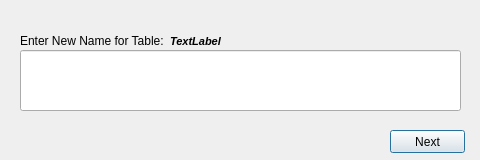
<?xml version="1.0" encoding="UTF-8"?>
<ui version="4.0">
 <class>Dialog</class>
 <widget class="QDialog" name="Dialog">
  <property name="geometry">
   <rect>
    <x>0</x>
    <y>0</y>
    <width>480</width>
    <height>160</height>
   </rect>
  </property>
  <property name="minimumSize">
   <size>
    <width>480</width>
    <height>160</height>
   </size>
  </property>
  <property name="maximumSize">
   <size>
    <width>480</width>
    <height>160</height>
   </size>
  </property>
  <property name="windowTitle">
   <string>Confirm Action!</string>
  </property>
  <property name="windowIcon">
   <iconset>
    <normaloff>icon.png</normaloff>icon.png</iconset>
  </property>
  <property name="sizeGripEnabled">
   <bool>false</bool>
  </property>
  <property name="modal">
   <bool>false</bool>
  </property>
  <widget class="QStackedWidget" name="stackedWidget">
   <property name="geometry">
    <rect>
     <x>0</x>
     <y>0</y>
     <width>481</width>
     <height>161</height>
    </rect>
   </property>
   <property name="contextMenuPolicy">
    <enum>Qt::PreventContextMenu</enum>
   </property>
   <property name="currentIndex">
    <number>0</number>
   </property>
   <widget class="QWidget" name="rename_box_page">
    <widget class="QLineEdit" name="renameTB_textbox">
     <property name="geometry">
      <rect>
       <x>20</x>
       <y>50</y>
       <width>441</width>
       <height>61</height>
      </rect>
     </property>
     <property name="styleSheet">
      <string notr="true">font: 12pt &quot;Consolas&quot;;</string>
     </property>
    </widget>
    <widget class="QPushButton" name="next">
     <property name="geometry">
      <rect>
       <x>390</x>
       <y>130</y>
       <width>75</width>
       <height>23</height>
      </rect>
     </property>
     <property name="text">
      <string>Next</string>
     </property>
    </widget>
    <widget class="QWidget" name="horizontalLayoutWidget">
     <property name="geometry">
      <rect>
       <x>20</x>
       <y>30</y>
       <width>441</width>
       <height>22</height>
      </rect>
     </property>
     <layout class="QHBoxLayout" name="horizontalLayout">
      <item>
       <widget class="QLabel" name="label_4">
        <property name="font">
         <font>
          <pointsize>9</pointsize>
         </font>
        </property>
        <property name="text">
         <string>Enter New Name for Table:</string>
        </property>
       </widget>
      </item>
      <item>
       <widget class="QLabel" name="existing_TB">
        <property name="sizePolicy">
         <sizepolicy hsizetype="Expanding" vsizetype="Expanding">
          <horstretch>0</horstretch>
          <verstretch>0</verstretch>
         </sizepolicy>
        </property>
        <property name="font">
         <font>
          <pointsize>8</pointsize>
          <italic>true</italic>
          <bold>true</bold>
         </font>
        </property>
        <property name="text">
         <string>TextLabel</string>
        </property>
        <property name="textFormat">
         <enum>Qt::PlainText</enum>
        </property>
        <property name="wordWrap">
         <bool>true</bool>
        </property>
       </widget>
      </item>
     </layout>
    </widget>
   </widget>
   <widget class="QWidget" name="confirmation_page">
    <widget class="QLabel" name="label">
     <property name="geometry">
      <rect>
       <x>40</x>
       <y>30</y>
       <width>91</width>
       <height>91</height>
      </rect>
     </property>
     <property name="text">
      <string/>
     </property>
     <property name="pixmap">
      <pixmap>../PNG/warning.png</pixmap>
     </property>
     <property name="scaledContents">
      <bool>true</bool>
     </property>
    </widget>
    <widget class="QLabel" name="label_3">
     <property name="geometry">
      <rect>
       <x>170</x>
       <y>40</y>
       <width>221</width>
       <height>21</height>
      </rect>
     </property>
     <property name="styleSheet">
      <string notr="true">font: 75 12pt &quot;Terminal&quot;;</string>
     </property>
     <property name="text">
      <string>!! LAST WARNING !!</string>
     </property>
    </widget>
    <widget class="QLabel" name="label_2">
     <property name="geometry">
      <rect>
       <x>170</x>
       <y>60</y>
       <width>251</width>
       <height>51</height>
      </rect>
     </property>
     <property name="styleSheet">
      <string notr="true">font: 63 italic 11pt &quot;Segoe UI Semibold&quot;;</string>
     </property>
     <property name="text">
      <string>Are you sure you want to rename the selected table?</string>
     </property>
     <property name="textFormat">
      <enum>Qt::PlainText</enum>
     </property>
     <property name="wordWrap">
      <bool>true</bool>
     </property>
    </widget>
    <widget class="QDialogButtonBox" name="buttonBox">
     <property name="geometry">
      <rect>
       <x>120</x>
       <y>130</y>
       <width>351</width>
       <height>21</height>
      </rect>
     </property>
     <property name="cursor">
      <cursorShape>PointingHandCursor</cursorShape>
     </property>
     <property name="focusPolicy">
      <enum>Qt::StrongFocus</enum>
     </property>
     <property name="orientation">
      <enum>Qt::Horizontal</enum>
     </property>
     <property name="standardButtons">
      <set>QDialogButtonBox::No|QDialogButtonBox::Yes</set>
     </property>
     <property name="centerButtons">
      <bool>false</bool>
     </property>
    </widget>
    <widget class="QPushButton" name="previous">
     <property name="geometry">
      <rect>
       <x>10</x>
       <y>130</y>
       <width>75</width>
       <height>23</height>
      </rect>
     </property>
     <property name="text">
      <string>Previous</string>
     </property>
    </widget>
   </widget>
  </widget>
 </widget>
 <resources/>
 <connections>
  <connection>
   <sender>buttonBox</sender>
   <signal>accepted()</signal>
   <receiver>Dialog</receiver>
   <slot>accept()</slot>
   <hints>
    <hint type="sourcelabel">
     <x>248</x>
     <y>254</y>
    </hint>
    <hint type="destinationlabel">
     <x>157</x>
     <y>274</y>
    </hint>
   </hints>
  </connection>
  <connection>
   <sender>buttonBox</sender>
   <signal>rejected()</signal>
   <receiver>Dialog</receiver>
   <slot>reject()</slot>
   <hints>
    <hint type="sourcelabel">
     <x>316</x>
     <y>260</y>
    </hint>
    <hint type="destinationlabel">
     <x>286</x>
     <y>274</y>
    </hint>
   </hints>
  </connection>
 </connections>
</ui>
